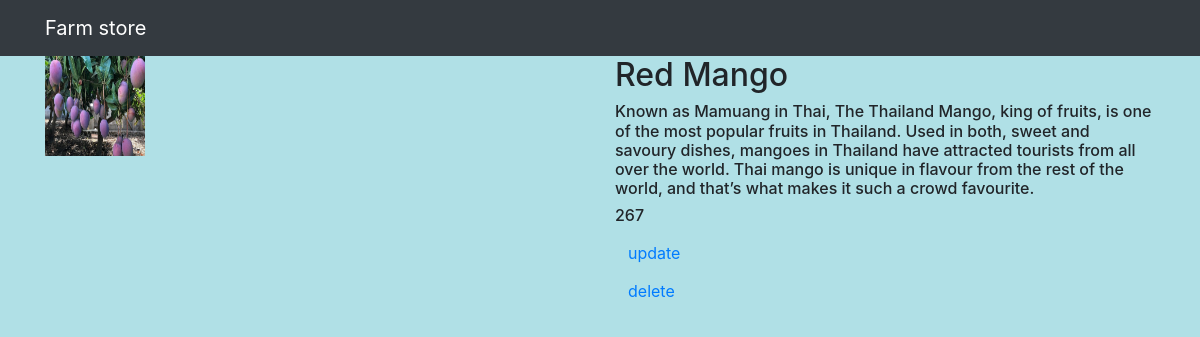
Screenshot of /farm/3/ with the database file from the repository.
### farmapp/models.py (models this page shows, shortened)
class Farm(models.Model):
    name=models.CharField(max_length=250)
    desc=models.TextField()
    price=models.IntegerField()
    img=models.ImageField(upload_to='gallary')

### farmapp/views.py (the view)
# urls.py: path('farm/<int:farm_id>/',views.detail,name='detail'),
def detail(request,farm_id):
    farm=Farm.objects.get(id=farm_id)
    return render(request,"detail.html",{'farm':farm})

### templates/detail.html
{% extends 'base.html' %}
{% block body %}
<div class="container">
    <div class="row">
        <div class="col-md-6">
         <img src="{{farm.img.url}}" width="100" height="100">
        </div>
        <div class="col-md-6">
         <h2>{{farm.name}}</h2>
         <h6> {{farm.desc}}</h6>
         <h6>{{farm.price}}  </h6>
            <a class="btn btn_warning" href="{% url 'farmapp:update' farm.id %}">update</a><br>
            <a class="btn btn_danger" href="{% url 'farmapp:delete' farm.id %}">delete</a><br>
        </div>
    </div>
</div>
{% endblock %}

### static/style.css (style rules this page uses)
body { background-color: powderblue; }

### rows the page displays
Farm: img (picture), name "Red Mango", desc "Known as Mamuang in Thai, The Thailand Mango, king of fruits, is one of the most popular fruits in Thailand. Used in both, sweet and savoury dishes, mangoes in Thailand have attracted tourists from all over the world. Thai mango is unique in flavour from the rest of the world, and that’s what makes it such a crowd favourite.", price "267"
